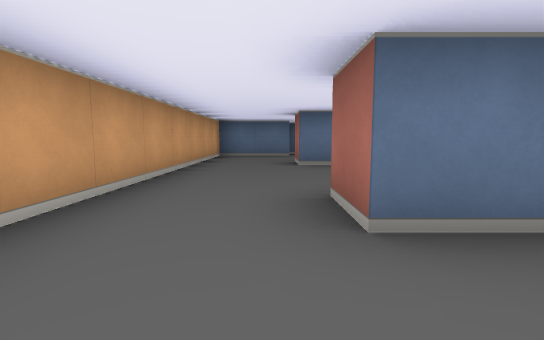
[1] (above)

20 first-person views from a walk through a cub3D level. The camera is about half as high as the walls, tilts 6° down and sees 85° across. The floor is counted in squares. Each view is taken from the middle of a square. On the plan, view 1 faces up. The plan holds only what a view shows up to about 9 squares ahead; the rest is blank.

[2]
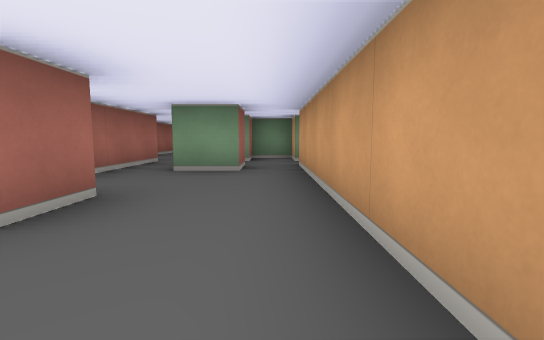

[3]
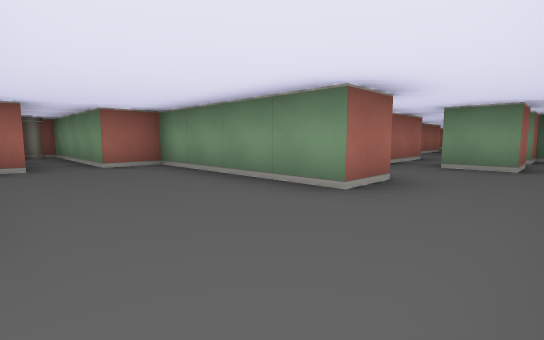

[4]
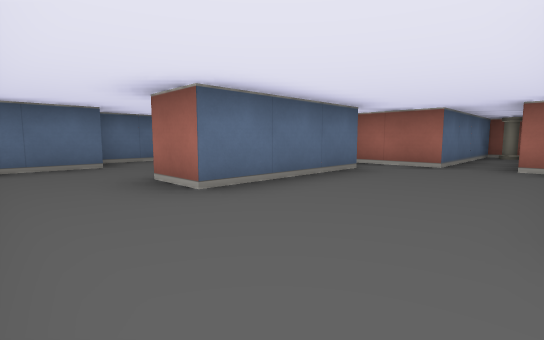

[5]
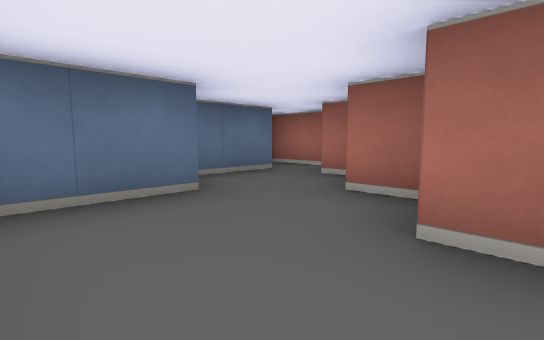

[6]
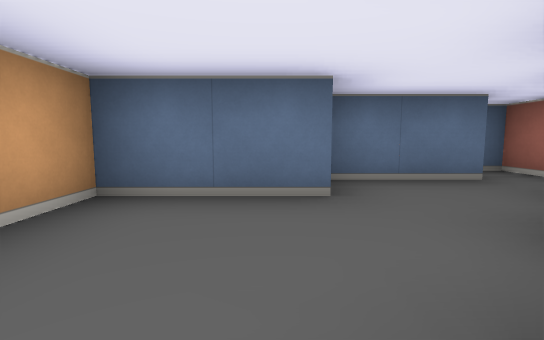

[7]
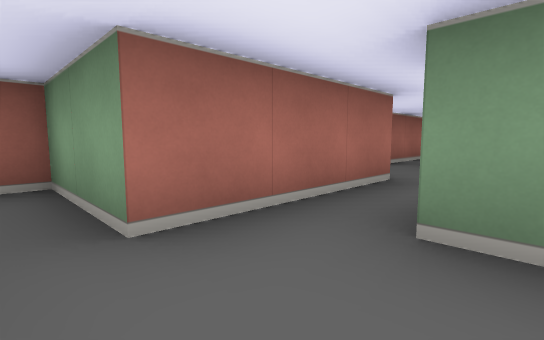

[8]
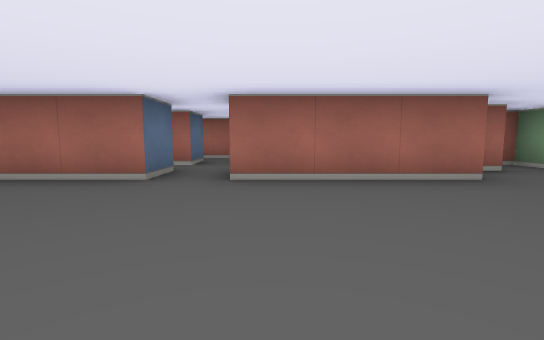

[9]
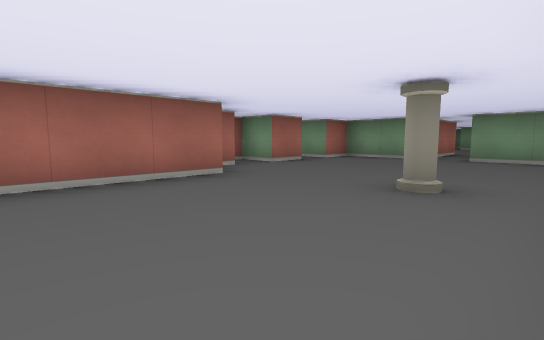

[10]
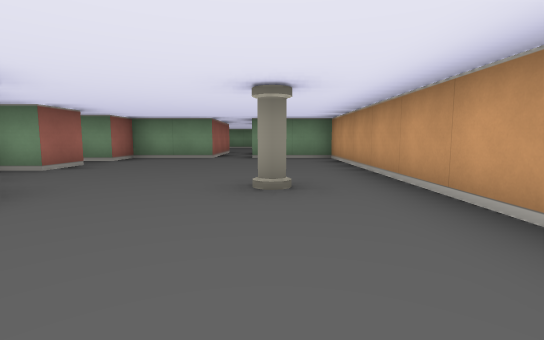

[11]
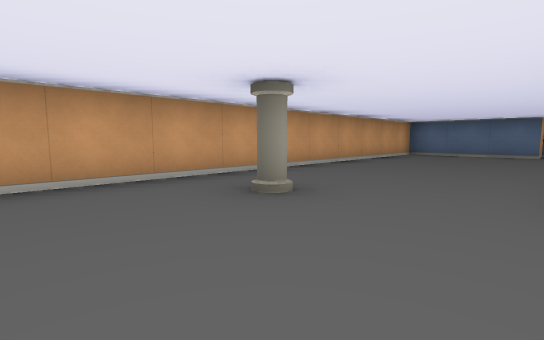

[12]
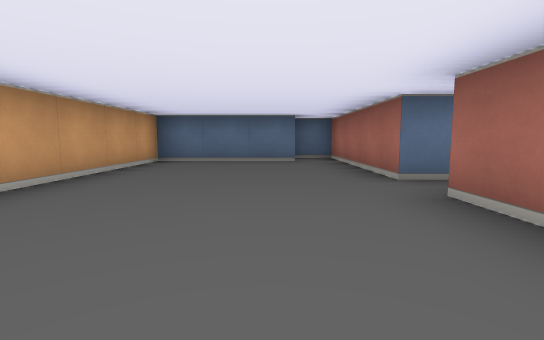

[13]
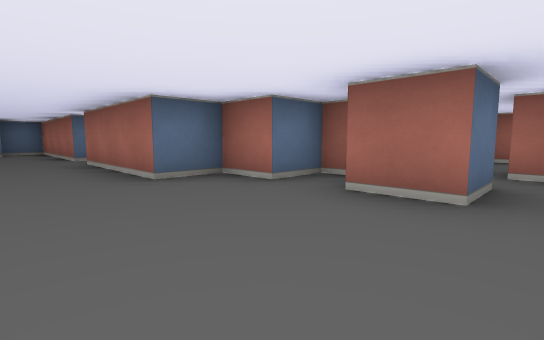

[14]
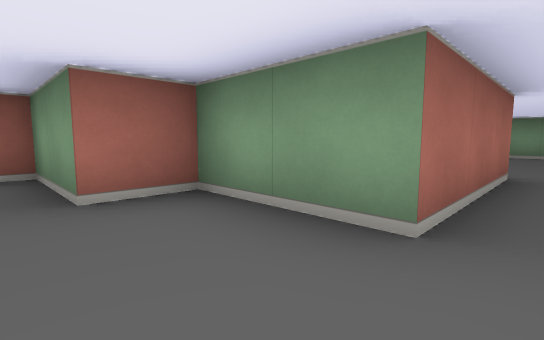

[15]
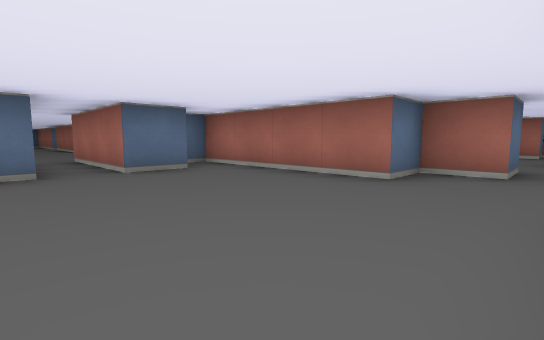

[16]
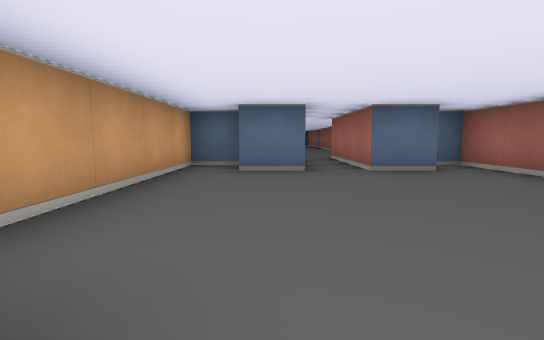

[17]
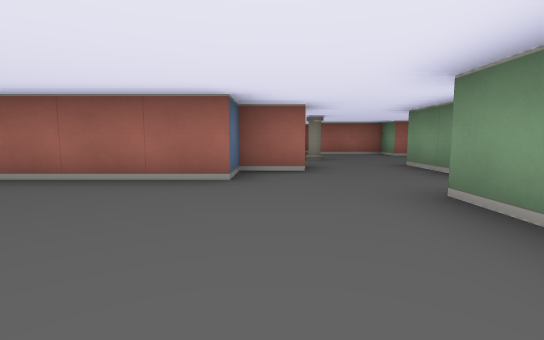

[18]
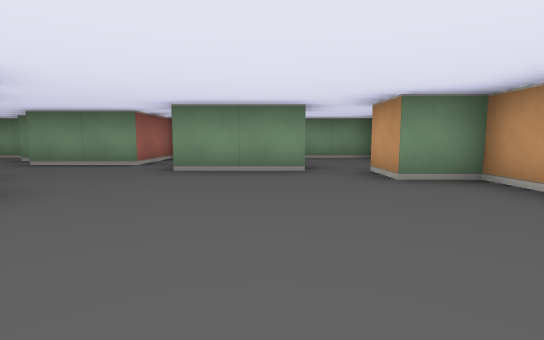

[19]
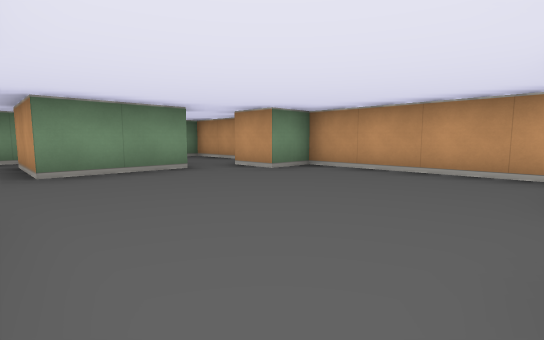

[20]
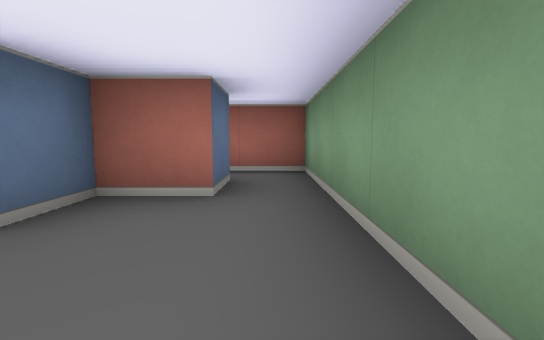

### Floor plan
Points are (right, up) in squares from view 1. A wall is a line through its corners. A room is listed if a view was taken in it or the views show most of it. See-through windows are left out.
Room 1 (views 1, 7)
walls: (0.5, -1.5) (-0.5, -1.5) (-0.5, -0.5) (0.5, -0.5); (1.5, 1.5) (0.5, 1.5) (0.5, 2.5); (-1.5, 2.5) (-1.5, -1.5); (-1.5, -2.6) (-1.5, -3.5) (-0.5, -3.5) (-0.5, -2.5); (1.5, -2.6) (1.5, 0.5) (3.5, 0.5) (3.5, 0.9)
ways out: opening at (-0.5, 2) to room 2; opening at (-2, -2) to room 3; opening at (1, -2)
Room 2 (views 2, 3, 4, 5, 6)
walls: (3.6, 5.5) (0.5, 5.5) (0.5, 6.5); (1.5, 6.8) (1.5, 7.5); (0.5, 2.5) (4.5, 2.5) (4.5, 3.5) (8.5, 3.5) (8.5, 4.5) (4.5, 4.5) (4.5, 6.1); (2.5, 8) (2.5, 8.5); (0.6, 8.5) (-1.5, 8.5) (-1.5, 2.5); (3.5, 9.1) (3.5, 10.5) (3.1, 10.5); (2.6, 9.5) (0.6, 9.5)
ways out: opening at (-0.5, 2) to room 1
objects: pillar (8, 4)
Room 3 (views 8, 9, 10, 11, 12, 13, 14)
walls: (-1.5, -1.5) (-2.5, -1.5) (-2.5, 2.5) (-3.5, 2.5) (-3.5, 1.5) (-6.5, 1.5) (-6.5, -10.5) (-4.5, -10.5); (-0.5, -8.5) (-1.5, -8.5) (-1.5, -7.5) (-0.5, -7.5) (-0.5, -6.5) (-1.5, -6.5) (-1.5, -5.5) (-2.5, -5.5) (-2.5, -2.5); (-3.5, -10.5) (-1.5, -10.5) (-1.5, -9.5) (0.5, -9.5) (0.5, -8.5)
ways out: opening at (-2, -2) to room 1; opening at (-4, -11) to room 4
objects: pillar (-5, -6)
Room 4 (views 15, 16, 17, 18, 19)
walls: (-2.4, -13.5) (-3.5, -13.5) (-3.5, -10.5); (-4.4, -13.5) (-5.5, -13.5); (-4.6, -18.5) (-2.5, -18.5) (-2.5, -19.5); (-1.5, -19.5) (0.5, -19.5); (0.5, -17.5) (-0.5, -17.5) (-0.5, -16.5) (-1.5, -16.5) (-1.5, -12.5) (-2, -12.5); (-5.5, -12.5) (-6.5, -12.5) (-6.5, -17.5) (-5.5, -17.5) (-5.5, -18.5); (2.2, -21.5) (2.9, -21.5)
ways out: opening at (-4, -11) to room 3; opening at (-5, -19) to room 5; opening at (-2, -20) to room 5; opening at (1.5, -19.5)
Room 5 (view 20)
walls: (-2.5, -19.5) (-2.5, -20.5) (-3.5, -20.5) (-3.5, -19.5) (-4.5, -19.5); (-6.5, -19.8) (-6.5, -21.5) (-1.5, -21.5) (-1.5, -19.5)
ways out: opening at (-5, -19) to room 4; opening at (-2, -20) to room 4

Where each view was taken, in squares from view 1:
view 1: 0 up, 0 right, facing up
view 2: 4 up, 1 left, facing down
view 3: 5 up, 1 left, facing down-right
view 4: 3 up, 1 left, facing up-right
view 5: 6 up, 1 left, facing up-right
view 6: 6 up, 0 right, facing up
view 7: 1 up, 0 right, facing down-right
view 8: 3 down, 6 left, facing right
view 9: 3 down, 6 left, facing down-right
view 10: 3 down, 5 left, facing down
view 11: 8 down, 3 left, facing up-left
view 12: 5 down, 4 left, facing up
view 13: 9 down, 4 left, facing up-right
view 14: 9 down, 4 left, facing down-right
view 15: 18 down, 5 left, facing up-right
view 16: 18 down, 5 left, facing up
view 17: 17 down, 5 left, facing right
view 18: 14 down, 4 left, facing down
view 19: 14 down, 2 left, facing down-left
view 20: 21 down, 6 left, facing right
